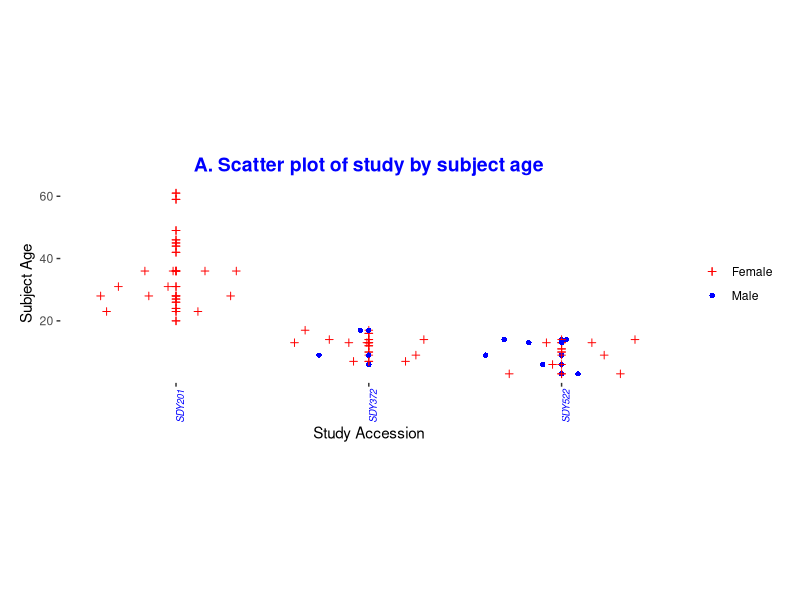
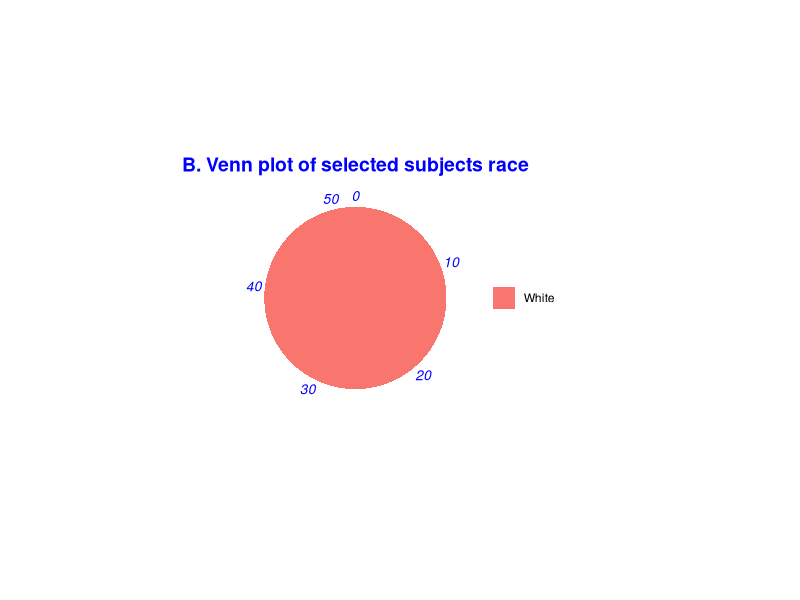
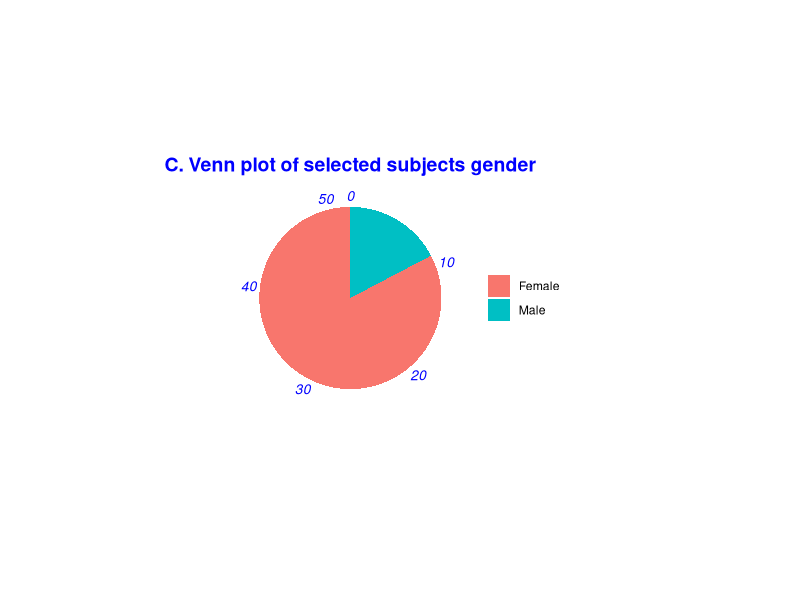

These figures' R source, in order:

library(ggplot2)
library(ggbeeswarm)
haiStudy <- read.csv("demosaved.csv")



p <- ggplot(haiStudy,
            aes(x=s.accession, y=p.age,shape=p.gender ,colour = p.gender)) +
  geom_quasirandom(method = "tukey") +
  theme(plot.title = element_text(color="blue", size=14, face="bold",hjust = 0.5),plot.margin = margin(4,0.5,4,0.5, "cm"),axis.text.x = element_text(angle = 90, face = "italic", color = "blue", size = 7),panel.grid.major = element_blank(), panel.grid.minor = element_blank(),
panel.background = element_blank(),legend.title = element_blank()) +
   xlab("Study Accession")+ylab("Subject Age")+labs(title="A. Scatter plot of study by subject age")+
  geom_point() +scale_shape_manual(values=c(3, 16))+scale_color_manual(values=c('red','blue'))

q <- ggplot(haiStudy, aes(x=factor(1), fill=p.race))+ geom_bar(width = 1)+ labs(title="B. Venn plot of selected subjects race",x = "", y = "", colour = "") + theme(plot.title = element_text(color="blue", size=14, face="bold",hjust = 0.5),plot.margin = margin(4,0.5,4,0.5, "cm"),axis.title.y=element_blank(), axis.text.y=element_blank(), axis.ticks.y=element_blank(), axis.text.x = element_text(angle = 0, face = "italic", color = "blue", size = 10),panel.grid.major = element_blank(), panel.grid.minor = element_blank(), panel.background = element_blank(),legend.title = element_blank())+ coord_polar("y")

r <- ggplot(haiStudy, aes(x=factor(1), fill=p.gender))+ geom_bar(width = 1)+ labs(title="C. Venn plot of selected subjects gender",x = "", y = "", colour = "") + theme(plot.title = element_text(color="blue", size=14, face="bold",hjust = 0.5),plot.margin = margin(4,0.5,4,0.5, "cm"),axis.title.y=element_blank(), axis.text.y=element_blank(), axis.ticks.y=element_blank(), axis.text.x = element_text(angle = 0, face = "italic", color = "blue", size = 10),panel.grid.major = element_blank(), panel.grid.minor = element_blank(), panel.background = element_blank(),legend.title = element_blank())+ coord_polar("y")


ggsave(plot = p,
       filename = "main.png",
       path = "images",
       device = "png")


ggsave(plot = q,
       filename = "main2.png",
       path = "images",
       device = "png")

ggsave(plot = r,
       filename = "main3.png",
       path = "images",
       device = "png")
